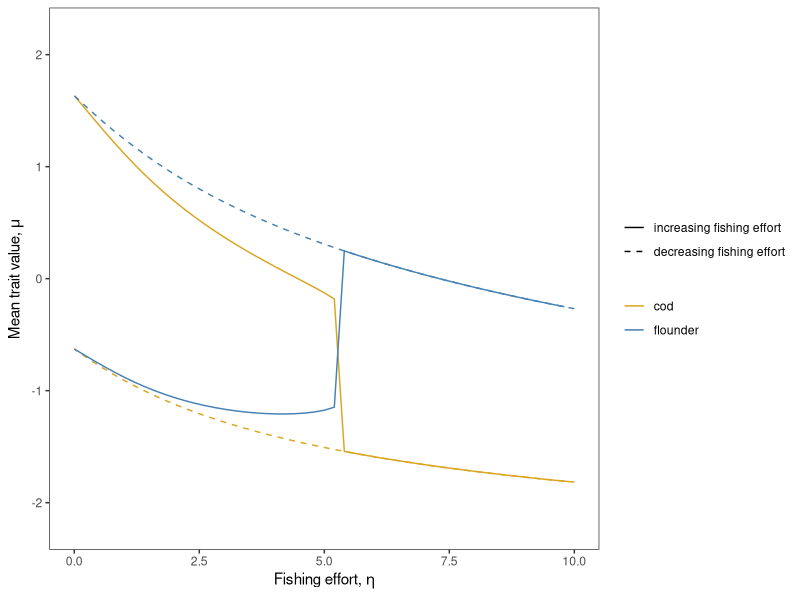

The R source for this figure:
library(tidyverse)
library(deSolve)



# Sigmoid function: 0 at -inf, 1 at +inf, with inflection point = 1/2 at 0
Q <- function(z) pnorm(sqrt(2) * z)


# Compute effective intrinsic growth rates from the mean traits (m)
# and the list of parameter values (pars)
effective_intr_growth <- function(m, pars) {
  v <- pars$sigma^2 # Trait variances
  # Components of effective intrinsic growth:
  growth <- pars$rho*(pars$theta^2 - (pars$zstar - m)^2 - v) / pars$theta^2
  fishing <- pars$eta*Q((m - pars$phi) / sqrt(2*v + pars$tau^2))
  hypoxia <- pars$kappa*Q((m - pars$zeta) / sqrt(2*v + pars$nu^2))
  growth - fishing - hypoxia
}


# Compute rate of trait change from growth, from the mean traits (m)
# and the list of parameter values (pars)
effective_evo_growth <- function(m, pars) {
  v <- pars$sigma^2 # Trait variances
  # Components of trait effects of (effective) intrinsic growth:
  growth_evo <- 2*pars$rho*v*(pars$zstar - m) / pars$theta^2
  fishing_evo <- pars$eta*v*exp(-(m-pars$phi)^2/(2*v + pars$tau^2)) /
    sqrt(pi*(2*v + pars$tau^2))
  hypoxia_evo <- pars$kappa*v*exp(-(m-pars$zeta)^2/(2*v + pars$nu^2)) /
    sqrt(pi*(2*v + pars$nu^2))
  growth_evo - fishing_evo - hypoxia_evo
}


# Competition & trait change matrices, from the mean traits (m)
# and the list of parameter values (pars)
competition <- function(m, pars) {
  dm <- outer(m, m, FUN = `-`) # Difference matrix of trait means
  v <- pars$sigma^2 # Trait variances
  sv <- outer(v, v, FUN = `+`) # Sum matrix of trait variances
  alpha_other_dim <- pars$alpha0 * # Competition from overlap in
    matrix(c(1, pars$alphaI, pars$alphaI, 1), 2, 2) # non-body size traits
  alpha <- alpha_other_dim * exp(-dm^2/(2*(sv + pars$w^2))) /
    sqrt(2*pi*(sv + pars$w^2))
  beta <- alpha*v*(-dm) / (sv + pars$w^2)
  list(alpha = alpha, beta = beta)
}


# Right hand side of dynamical equations
eqs <- function(time, state, pars) {
  n <- state[1:2] # Species densities
  # If no cod-to-flounder feedback, set flounder density to a constant:
  if (pars$feedback == "no feedback") n[2] <- pars$Fpop
  m <- state[3:4] # Species trait means
  b <- effective_intr_growth(m, pars) # (Effective) intrinsic growth
  g <- effective_evo_growth(m, pars) # Trait effects of intrinsic growth
  coeff <- competition(m, pars) # Ingredients for effects of competition
  # Dynamical equations:
  dndt <- n * (b - drop(coeff$alpha %*% n)) # Equations for abundances
  # If no cod-to-flounder feedback, flounder density does not change:
  if (pars$feedback == "no feedback") dndt[2] <- 0
  dmdt <- pars$h2 * drop(g - coeff$beta %*% n) # Equations for trait means
  list(c(dndt, dmdt))
}


# Put integration results in a tidy table
organize_results <- function(sol, pars) {
  as_tibble(as.data.frame(sol)) |>
    # Rename density columns to n_1, n_2; trait mean columns to m_1, m_2:
    rename(n_1 = `1`, n_2 = `2`, m_1 = `3`, m_2 = `4`) |>
    pivot_longer(cols = !time,
                 names_to = "variable",
                 values_to = "value") |>
    separate(col = variable,
             into = c("type", "species"),
             sep = "_",
             convert = TRUE) |>
    # Separate columns for n (densities) and m (trait means):
    pivot_wider(names_from = type, values_from = value) |>
    # Recode species 1 to "cod", and species 2 to "flounder":
    mutate(species = case_match(species, 1 ~ "cod", 2 ~ "flounder"))
}


# Integrate equations, where initial conditions are given in a table
# formatted just like the final output (makes repeated integration easier)
integrate_scenario <- function(pars, init_cond, tseq, model = eqs) {
  # Extract initial densities and traits from initial condition table:
  ic <- c(init_cond$n, init_cond$m)
  # Integrate equations and put results in tidy format:
  ode(y = ic, times = tseq, func = model, parms = pars, method = "bdf") |>
    organize_results(pars)
}


# Generate data for a sequence of fishing efforts, always using
# the final state of the previous run as initial conditions for the next
bifurcation_sim <- function(init_cond, fishing_efforts, pars,
                            tseq = seq(0, 1000, by = 1)) {
  state <- init_cond |> mutate(fishing_effort = fishing_efforts[[1]])
  last_state <- state
  for (eta in fishing_efforts) {
    pars_current <- pars
    pars_current$eta <- eta
    last_state <- integrate_scenario(pars_current, last_state, tseq) |>
      mutate(fishing_effort = ifelse(species == "cod", eta[1], eta[2])) |>
      filter(time == max(time)) |>
      select(fishing_effort, species, n, m)
    state <- bind_rows(state, last_state)
  }
  state |> slice(-c(1, 2))
}


generate_params <- function(h2 = c(0.5, 0), rho = 5, sigma = c(0.5, 0.5),
                            theta = 5, zstar = 1, eta = c(0, 0), phi = 1.1,
                            tau = 2, kappa = 1, zeta = 1, nu = 1.5,
                            Fpop = 10, w = 1, alpha0 = 1, alphaI = 0.5,
                            feedback = "with feedback") {
  list(
    h2       = h2, # Heritabilities; set 2nd entry to 0 for no flounder evo
    rho      = rho,
    sigma    = sigma, # Vector of trait standard deviations for cod & flounder
    theta    = theta,
    zstar    = zstar,
    eta      = eta, # Vector of fishing intensities for cod and flounder
    phi      = phi,
    tau      = tau,
    kappa    = kappa,
    zeta     = zeta,
    nu       = nu,
    Fpop     = Fpop, # Flounder population density in no-feedback model
    w        = w,
    alpha0   = alpha0,
    alphaI   = alphaI,
    feedback = feedback # Set to "no feedback" for no cod-to-flounder effects
  )
}



bifurcation_data <-
  crossing(
    # Initialize very first simulation with these initial conditions:
    init_cond = list(tibble(species = c("cod", "flounder"),
                            n = c(10, 10),
                            m = c(1, 0))),
    # Gradually increase, then decrease back the fishing effort:
    fishing_efforts = list(
      c(seq(0, 10, by = 0.2), seq(10, 0, by = -0.2)[-1]) |>
        (\(x) list(x, x/2))() |>
        list_transpose()
    )) |>
  # Generate model parameters for both model versions:
  mutate(pars = map(fishing_efforts,
                    \(x) generate_params(eta = x, h2 = c(0.5, 0.5)))) |>
  # Repeatedly integrate models while fishing effort is varied:
  mutate(sol = pmap(list(init_cond, fishing_efforts, pars), bifurcation_sim))


bifurcation_data |>
  unnest(sol) |>
  mutate(fishing_effort = ifelse(species == "cod", fishing_effort, 2*fishing_effort)) |>
  mutate(dir = as_factor(c(rep("increasing fishing effort", 101),
                           rep("decreasing fishing effort", 101)))) |>
  ggplot(aes(x = fishing_effort, y = m, colour = species, linetype = dir)) +
  geom_path() +
  scale_colour_manual(
    name = NULL,
    values = c("goldenrod", "steelblue", "gray60")
  ) +
  scale_linetype_manual(name = NULL, values = c("solid", "dashed")) +
  scale_y_continuous(limits = c(-2.2, 2.2)) +
  labs(x = expression(paste("Fishing effort, ", eta)),
       y = expression(paste("Mean trait value, ", mu))) +
  theme_bw() +
  theme(panel.grid = element_blank())
